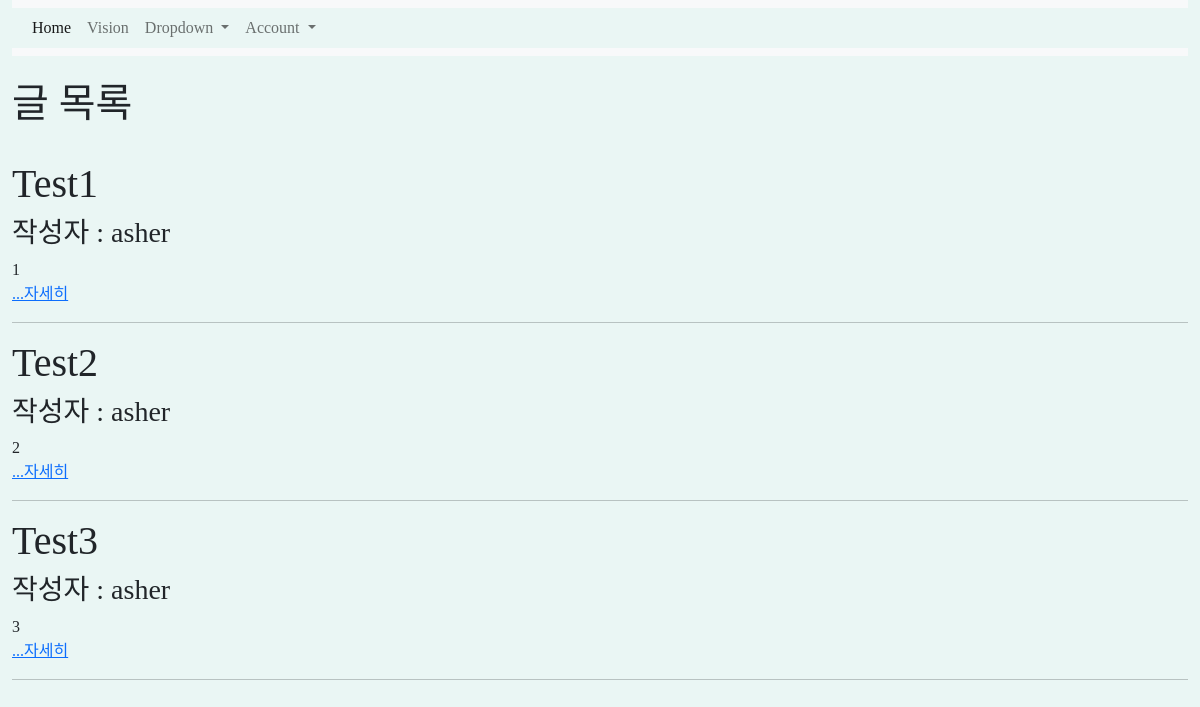
The page /posts/ (signed in) on the database its author committed.
### main/models.py (models this page shows, shortened)
class Post(models.Model):
    id = models.AutoField(primary_key=True)
    title = models.CharField(max_length=200)
    writer = models.ForeignKey(User, on_delete=models.CASCADE)
    pub_date = models.DateTimeField()
    body = models.TextField()
    image = models.ImageField(upload_to="post/", blank=True, null=True)
    def summary(self):
        return self.body[:20]

### main/views.py (the view)
# urls.py: path('posts/', posts, name="posts"),
def posts(request):
    posts = Post.objects.all()
    return render(request, 'main/posts.html', {'posts': posts})

### main/templates/main/posts.html
{% extends 'base.html' %}
{% load static %}
    {% block content %}
        <br>
    {% if user.is_authenticated %}
        <h1>글 목록</h1><br>
        <div>
        {% for post in posts %}
        <div>
            <h1>{{post.title}}</h1>
            {% if post.writer %}
            {% if 'user' in post.writer.username %}
                <h3>작성자 : {{ post.writer.last_name }} {{ post.writer.first_name }}</h3>
            {% else %}
                <h3>작성자 : {{ post.writer }}</h3>
            {% endif %}
            {% else %}
                <h3>작성자 : 알 수 없음</h3>
            {% endif %}
            {{post.summary}}<br>
                <a href="{% url 'main:detail' post.id %}">...자세히</a><hr>
        </div>
    {% endfor %}
        </div>
    {% else %}
        <a href="{% url 'account_login'%}" class="btn btn-warning">로그인</a>
        <a href="{% url 'account_signup' %}" class="btn btn-warning">회원가입</a>
    {% endif %}
{% endblock %}

### basic/static/css/show.css (style rules this page uses)
* { background-color: #eaf6f4; font-family: 'Cormorant Garamond'; }

### rows shown on the page
Post: title "Test1", writer "asher", summary "1"
Post: title "Test2", writer "asher", summary "2"
Post: title "Test3", writer "asher", summary "3"
